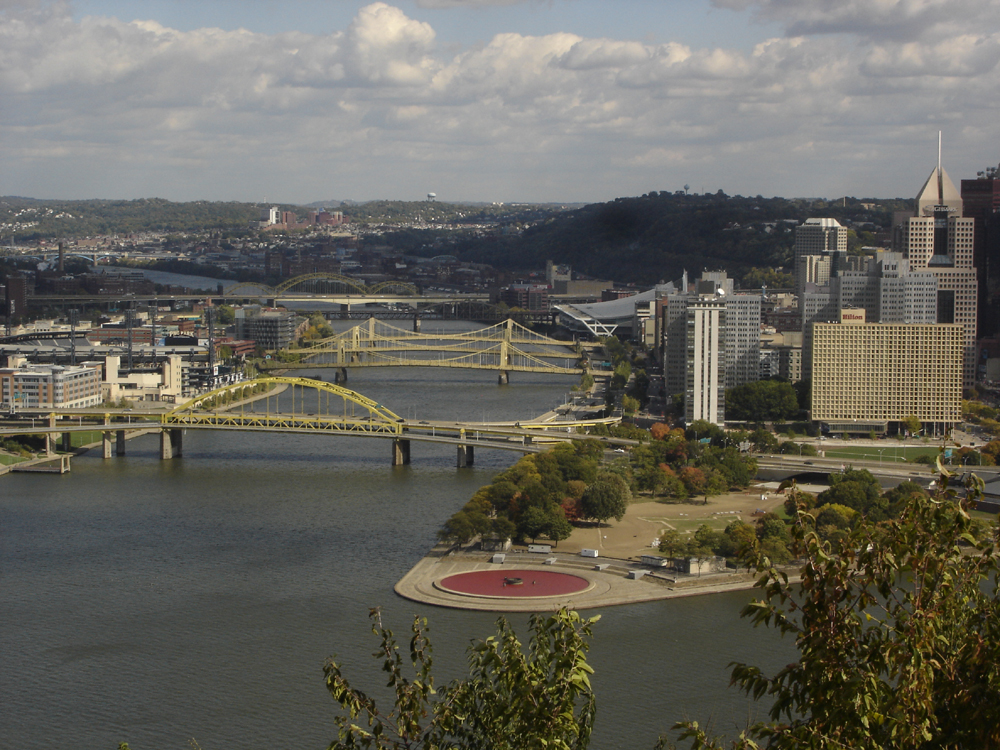
#> input picture 02-image_descriptors/images/pano6.jpg, 1000 x 750 px; its folder holds 6 pictures in this run
$ python 02_stitching.py   (Python 2 division)
#> lines starting #> are read from the running program, lines starting #| are printed output that depends on the picture
### 02-image_descriptors/ImageStitcher.py
import numpy as np
import cv2


# complete the class ImageStitcher

class ImageStitcher:
    """A simple class for stitching two images. The class expects two color images"""

    def __init__(self, imagelist):

        self.imagelist = imagelist

        # match ratio to clean feature area from non-important ones
        self.distanceRatio = 0.75
        # threshold for homography
        self.reprojectionThreshold = 4.0

    def match_keypoints(self, kpsPano1, kpsPano2, descriptors1, descriptors2):
        """This function computes the matching of image features between two different
        images and a transformation matrix (aka homography) that we will use to unwarp the images
        and place them correctly next to each other. There is no need for modifying this, we will
        cover what is happening here later in the course.
        """
        # compute the raw matches using a Bruteforce matcher that
        # compares image descriptors/feature vectors in high-dimensional space
        # by employing K-Nearest-Neighbor match (more next course)
        bf = cv2.BFMatcher()
        rawmatches = bf.knnMatch(descriptors1, descriptors2, 2)
        matches = []

        # loop over the raw matches and filter them
        for m in rawmatches:
            # ensure the distance is within a certain ratio of each
            # other (i.e. David Lowe's ratio = 0.75)
            # in other words - panorama images need some useful overlap
            if len(m) == 2 and m[0].distance < m[1].distance * self.distanceRatio:
                matches.append((m[0].trainIdx, m[0].queryIdx))

        print "matches:", len(matches)
        # we need to compute a homography - more next course
        # computing a homography requires at least 4 matches
        if len(matches) > 4:
            # construct the two sets of points
            ptsPano1 = np.float32([kpsPano1[i].pt for (_, i) in matches])
            ptsPano2 = np.float32([kpsPano2[i].pt for (i, _) in matches])

            # compute the homography between the two sets of points
            (H, status) = cv2.findHomography(ptsPano1, ptsPano2, cv2.RANSAC, self.reprojectionThreshold)

            # we return the corresponding perspective transform and some
            # necessary status object + the used matches
            return (H, status, matches)

        # otherwise, no homograpy could be computed
        return None

    def draw_matches(self, img1, img2, kp1, kp2, matches, status):
        """For each pair of points we draw a line between both images and circles,
        then connect a line between them.
        Returns a new image containing the visualized matches
        """

        (h1, w1) = img1.shape[:2]
        (h2, w2) = img2.shape[:2]
        vis = np.zeros((max(h1, h2), w1 + w2, 3), dtype="uint8")
        vis[0:h1, 0:w1] = img1
        vis[0:h2, w1:] = img2

        for ((idx2, idx1), s) in zip(matches, status):
            # only process the match if the keypoint was successfully matched
            if s == 1:

                # x - columns
                # y - rows
                (x1, y1) = kp1[idx1].pt
                (x2, y2) = kp2[idx2].pt

                # Draw a small circle at both co-ordinates
                # radius 4
                # colour blue
                # thickness = 1
                cv2.circle(vis, (int(x1), int(y1)), 4, (255, 255, 0), 1)
                cv2.circle(vis, (int(x2) + w1, int(y2)), 4, (255, 255, 0), 1)

                # Draw a line in between the two points
                # thickness = 1
                # colour blue
                cv2.line(vis, (int(x1), int(y1)), (int(x2) + w1, int(y2)), (255, 0, 0), 1)
        return vis

    def stitch_to_panorama(self):

        # YOUR CODE HERE
        # Ressources that helped to come up with solution:
        # http://www.pyimagesearch.com/2016/01/11/opencv-panorama-stitching/

        # 1. create feature extraction
        sift = cv2.xfeatures2d.SIFT_create()
        # 2. detect and compute keypoints and descriptors for the first image
        (img_1, img_2, img_3) = self.imagelist
        kp, des = sift.detectAndCompute(img_1, None)

        # 3. loop through the remaining images and detect and compute keypoints + descriptors
        kp2, des2 = sift.detectAndCompute(img_2, None)
        kp3, des3 = sift.detectAndCompute(img_3, None)
        # 4. match features between the two images consecutive images and check if the
        # result might be None.
        matching = self.match_keypoints(kp, kp2, des, des2)
        # if not enough matches were found we can't stitch
        # and we break here
        if matching is None:
            return

        # The result contains matches and a status object that can be used to draw the matches.
        # Additionally (and more importantly it contains the transformation matrix (homography matrix)
        # commonly refered to as H. That can and should be used with cv2.warpPerspective to transform
        # consecutive images such that they fit together.
        # make sure the size of the new (warped) image is large enough to support the overlap
        (H, status, matches) = matching
        # the resulting image might be too wide (lot of black areas on the right) because there is a
        # substantial overlap
        panoramaImg = cv2.warpPerspective(img_1, H, (img_1.shape[1] + img_2.shape[1], img_2.shape[0]))
        panoramaImg[0:img_2.shape[0], 0:img_2.shape[1]] = img_2

        # 5. create a new image using draw_matches containing the visualized matches
        matchList = self.draw_matches(img_1, img_2, kp, kp2, matches, status)
        # 6. return the resulting stitched image
        return (matchList, panoramaImg)

### 02-image_descriptors/02_stitching.py
import numpy as np
import cv2
import math
import sys
from glob import glob
from ImageStitcher import *


############################################################
#
#                   Image Stitching
#
############################################################

# 1. load panorama images
img_names = glob('images/pano*.jpg')
for fname in img_names:
    print 'processing %s... ' % fname

img1 = cv2.imread('images/pano6.jpg')
#> img1 is the input picture: shape (750, 1000, 3); mean B, G, R 92.4, 100.8, 102.4
img2 = cv2.imread('images/pano5.jpg')
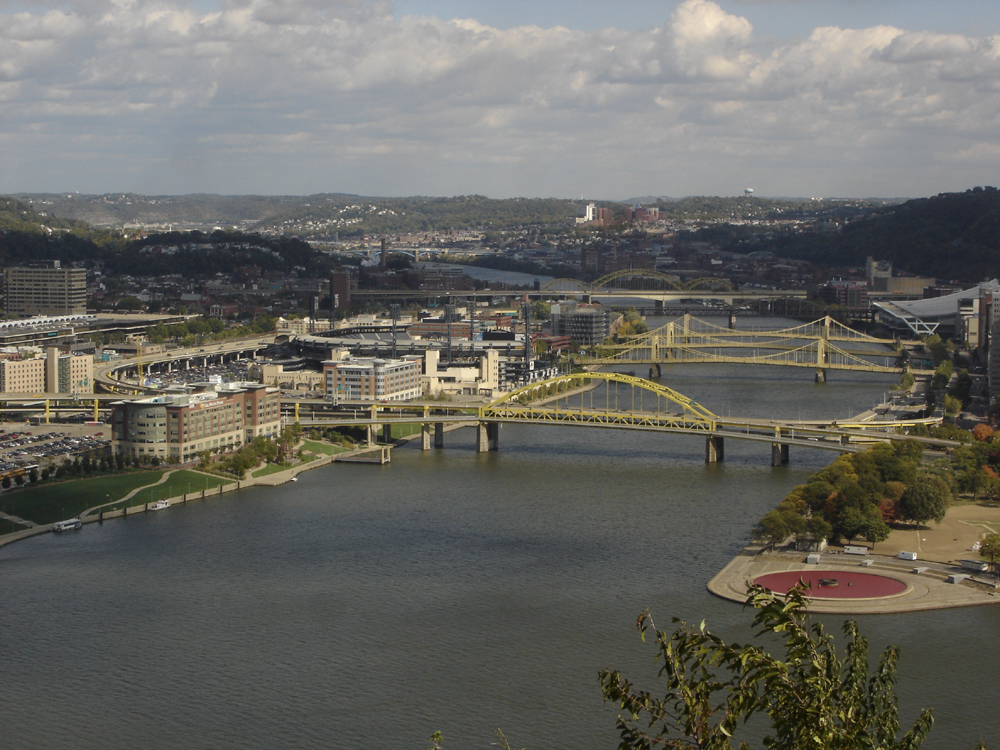
#> input picture 02-image_descriptors/images/pano5.jpg, 1000 x 750 px
#> img2 is the input picture: shape (750, 1000, 3); mean B, G, R 98.3, 103.8, 104.3
img3 = cv2.imread('images/pano4.jpg')
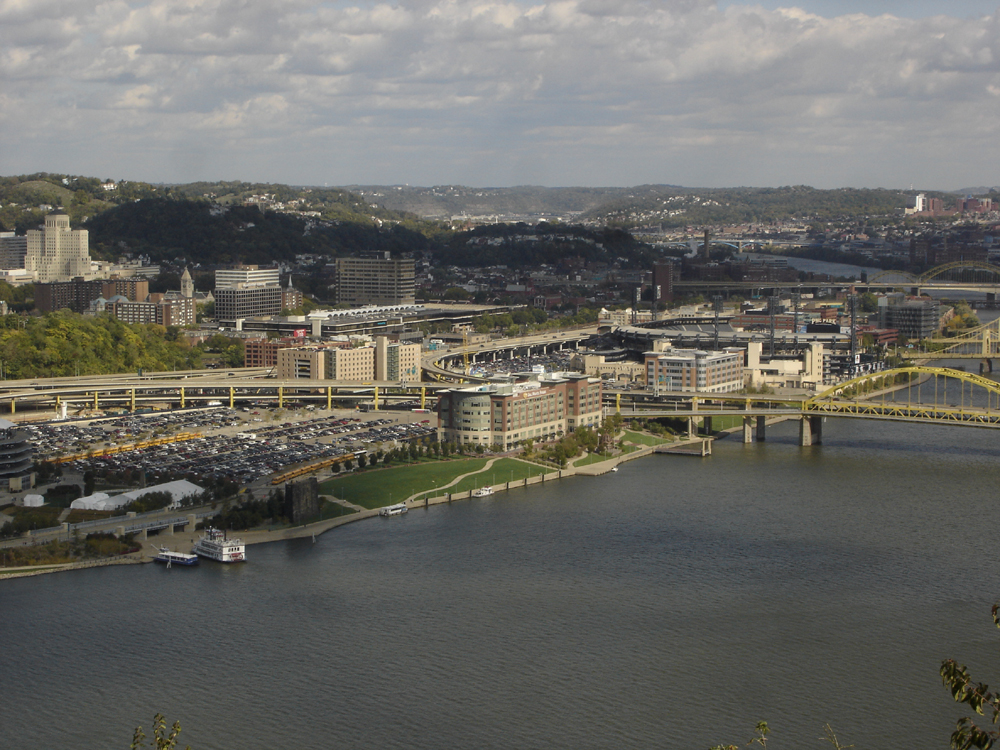
#> input picture 02-image_descriptors/images/pano4.jpg, 1000 x 750 px
#> img3 is the input picture: shape (750, 1000, 3); mean B, G, R 100, 105.1, 105.5
# order of input images is important is important (from right to left)
imageStitcher = ImageStitcher([img1, img2, img3]) # list of images
#> in __init__, `self.imagelist = imagelist`: self.imagelist = 3 items
(matchlist, result) = imageStitcher.stitch_to_panorama()
#> in stitch_to_panorama, `kp, des = sift.detectAndCompute(img_1, None)`: kp = 6217 keypoints; strongest (x, y, size): (216, 373, 2.7), (933, 483, 2.6), (721, 291, 3.6), (869, 548, 3.6)
#> in stitch_to_panorama, `kp2, des2 = sift.detectAndCompute(img_2, None)`: kp2 = 4140 keypoints; strongest (x, y, size): (532, 368, 2.7), (125, 236, 2), (281, 319, 2.4), (914, 558, 2.5)
#> in stitch_to_panorama, `kp3, des3 = sift.detectAndCompute(img_3, None)`: kp3 = 4128 keypoints; strongest (x, y, size): (453, 228, 1.9), (857, 361, 2.9), (603, 310, 2.7), (474, 358, 1.8)
#> in match_keypoints, `rawmatches = bf.knnMatch(descriptors1, descriptors2, 2)`: rawmatches = 6217 matches
#> after the loop in match_keypoints, `for m in rawmatches:`: matches = 1087 pairs, first value 299 to 4135, second value 0 to 6077
#| matches: 1087
#> in match_keypoints, `ptsPano1 = np.float32([kpsPano1[i].pt for (_, i) in matches])`: ptsPano1 = 1087 pairs, first value 3.38 to 972.1, second value 26.03 to 724.8
#> in match_keypoints, `ptsPano2 = np.float32([kpsPano2[i].pt for (i, _) in matches])`: ptsPano2 = 1087 pairs, first value 63.51 to 995, second value 24.35 to 671.1
#> in match_keypoints, `(H, status) = cv2.findHomography(ptsPano1, ptsPano2, cv2.RANSAC, self...`: H = [[0.916, -0.0076, 327.8], [-0.0209, 0.973, 3.08], [-8.56e-05, 3.64e-06, 1]]; status = 1087 values, max 1 at index 0, min 0 at index 1, mean 0.944
#> in stitch_to_panorama, `panoramaImg = cv2.warpPerspective(img_1, H, (img_1.shape[1] + img_2.sh..`:
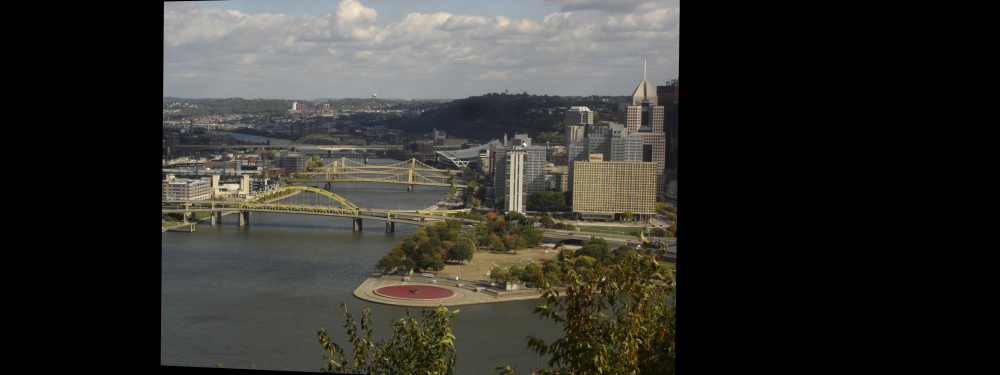
#> panoramaImg: shape (750, 2000, 3) (shown at 1/2 size); mean B, G, R 46.9, 51.4, 52.4
#> in draw_matches, `vis[0:h1, 0:w1] = img1`:
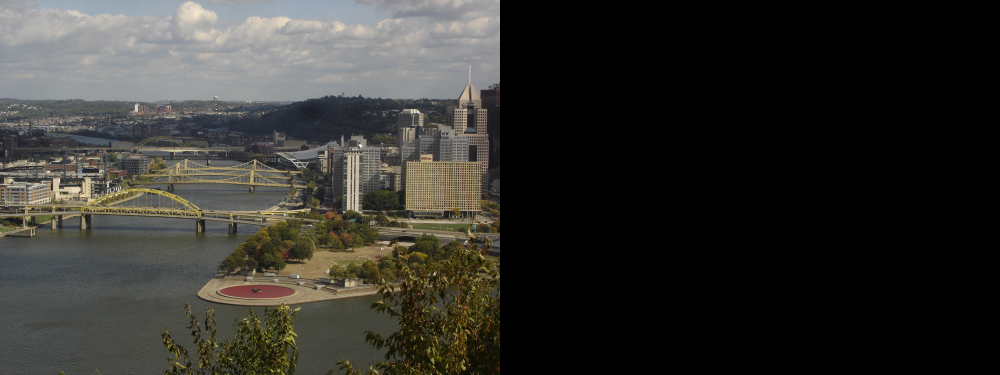
#> vis: shape (750, 2000, 3) (shown at 1/2 size); mean B, G, R 46.2, 50.4, 51.2
#> in draw_matches, `vis[0:h2, w1:] = img2`:
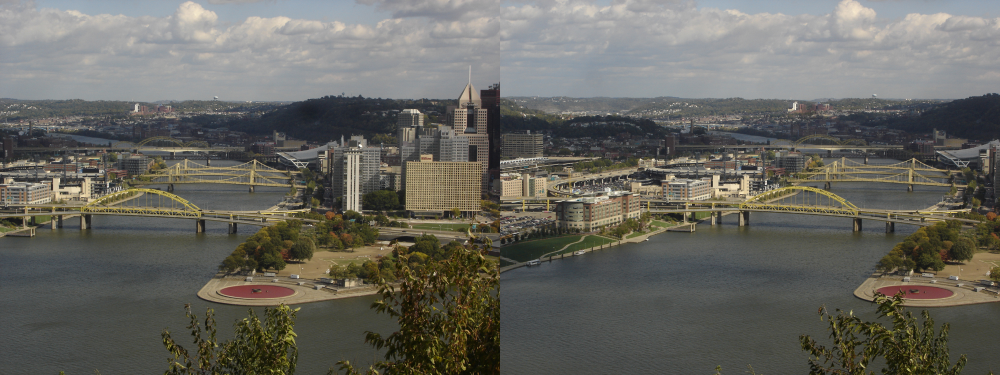
#> vis: shape (750, 2000, 3) (shown at 1/2 size); mean B, G, R 95.3, 102.3, 103.4
#> the loop in draw_matches, `for ((idx2, idx1), s) in zip(matches, status):` made 1087 passes
#> (idx2, idx1, s, x1, y1, x2, y2) on passes 1, 3, 4, 5, 6, 7, 8, 9, 10, 11, 12, 13: (1317, 0, [1], 3.38, 472.1, 325.8, 462), (1325, 5, [1], 4.65, 390, 328.4, 381.9), (1324, 6, [1], 4.8, 435.6, 328.2, 426.3), (1328, 8, [1], 5.06, 396.8, 328.7, 388.6), (1329, 9, [1], 5.06, 396.8, 328.7, 388.6), (1340, 16, [1], 6.56, 365.4, 330.3, 357.9), (1334, 19, [1], 6.63, 400.3, 330, 392), (1338, 20, [1], 6.68, 393.3, 330.2, 385.3), (1339, 21, [1], 6.68, 393.3, 330.2, 385.3), (1345, 26, [1], 8.42, 435.6, 331.1, 426.4), (1347, 27, [1], 8.81, 390.1, 331.9, 382.1), (1349, 31, [1], 10.11, 449.8, 333.2, 440.1)
#> (x1, y1, x2, y2) on passes 61, 62, 63, 64, 66, 67: (36.6, 443.4, 358.5, 434.5), (36.9, 397.2, 358.9, 389.6), (36.94, 223.2, 360.8, 219.6), (36.94, 223.2, 360.8, 219.6), (37.36, 393.9, 359.6, 386.5), (37.36, 393.9, 359.6, 386.5)
#> after the loop in draw_matches, `for ((idx2, idx1), s) in zip(matches, status):`:
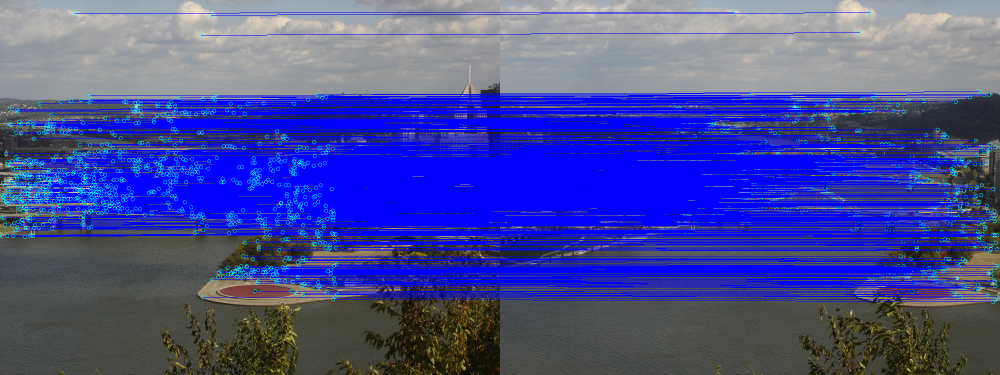
#> vis: shape (750, 2000, 3) (shown at 1/2 size); mean B, G, R 152.2, 76.3, 72.5

# if not matchlist:
if not imageStitcher:
    print "We have not enough matching keypoints to create a panorama"
else:
    # YOUR CODE HERE
    scaling_factor = 0.5
    matchlist = cv2.resize(matchlist, None, fx=scaling_factor, fy=scaling_factor, interpolation=cv2.INTER_AREA)
    result = cv2.resize(result, None, fx=scaling_factor, fy=scaling_factor, interpolation=cv2.INTER_AREA)
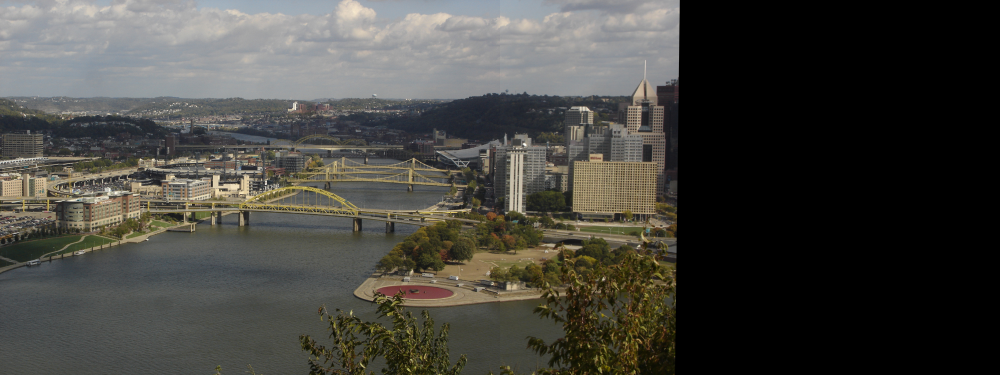
#> result: shape (375, 1000, 3); mean B, G, R 63.6, 68.7, 69.7
    # output all matching images
    cv2.imshow('Matching Images', matchlist)
    # output result
    cv2.imshow('Stitched Panorama', result)
    # Note: if necessary resize the image
    cv2.waitKey(0)
